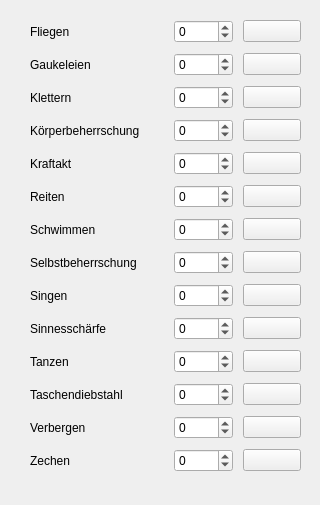
    <widget class="QWidget" name="tab">
     <attribute name="title">
      <string>Körpertalente</string>
     </attribute>
     <widget class="QWidget" name="gridLayoutWidget">
      <property name="geometry">
       <rect>
        <x>20</x>
        <y>10</y>
        <width>291</width>
        <height>486</height>
       </rect>
      </property>
      <layout class="QGridLayout" name="gridLayout">
       <property name="leftMargin">
        <number>10</number>
       </property>
       <property name="topMargin">
        <number>10</number>
       </property>
       <property name="rightMargin">
        <number>10</number>
       </property>
       <property name="bottomMargin">
        <number>10</number>
       </property>
       <property name="spacing">
        <number>10</number>
       </property>
       <item row="2" column="1">
        <widget class="QSpinBox" name="mod_klettern">
         <property name="minimum">
          <number>-50</number>
         </property>
         <property name="maximum">
          <number>50</number>
         </property>
        </widget>
       </item>
       <item row="1" column="0">
        <widget class="QLabel" name="label_5">
         <property name="text">
          <string>Gaukeleien                      </string>
         </property>
        </widget>
       </item>
       <item row="3" column="1">
        <widget class="QSpinBox" name="mod_koerperbeherrschung">
         <property name="minimum">
          <number>-50</number>
         </property>
         <property name="maximum">
          <number>50</number>
         </property>
        </widget>
       </item>
       <item row="7" column="0">
        <widget class="QLabel" name="label_11">
         <property name="text">
          <string>Selbstbeherrschung</string>
         </property>
        </widget>
       </item>
       <item row="12" column="1">
        <widget class="QSpinBox" name="mod_verbergen">
         <property name="minimum">
          <number>-50</number>
         </property>
         <property name="maximum">
          <number>50</number>
         </property>
        </widget>
       </item>
       <item row="5" column="0">
        <widget class="QLabel" name="label_9">
         <property name="text">
          <string>Reiten</string>
         </property>
        </widget>
       </item>
       <item row="13" column="1">
        <widget class="QSpinBox" name="mod_zechen">
         <property name="minimum">
          <number>-50</number>
         </property>
         <property name="maximum">
          <number>50</number>
         </property>
        </widget>
       </item>
       <item row="1" column="1">
        <widget class="QSpinBox" name="mod_gaukeleien">
         <property name="minimum">
          <number>-50</number>
         </property>
         <property name="maximum">
          <number>50</number>
         </property>
        </widget>
       </item>
       <item row="5" column="1">
        <widget class="QSpinBox" name="mod_reiten">
         <property name="minimum">
          <number>-50</number>
         </property>
         <property name="maximum">
          <number>50</number>
         </property>
        </widget>
       </item>
       <item row="8" column="0">
        <widget class="QLabel" name="label_12">
         <property name="text">
          <string>Singen</string>
         </property>
        </widget>
       </item>
       <item row="6" column="1">
        <widget class="QSpinBox" name="mod_schwimmen">
         <property name="minimum">
          <number>-50</number>
         </property>
         <property name="maximum">
          <number>50</number>
         </property>
        </widget>
       </item>
       <item row="0" column="0">
        <widget class="QLabel" name="label_4">
         <property name="text">
          <string>Fliegen</string>
         </property>
        </widget>
       </item>
       <item row="2" column="2">
        <widget class="QPushButton" name="btn_klettern">
         <property name="text">
          <string/>
         </property>
         <property name="icon">
          <iconset>
           <normaloff>dice.png</normaloff>dice.png</iconset>
         </property>
        </widget>
       </item>
       <item row="0" column="2">
        <widget class="QPushButton" name="btn_fliegen">
         <property name="text">
          <string/>
         </property>
         <property name="icon">
          <iconset>
           <normaloff>dice.png</normaloff>dice.png</iconset>
         </property>
        </widget>
       </item>
       <item row="10" column="0">
        <widget class="QLabel" name="label_14">
         <property name="text">
          <string>Tanzen</string>
         </property>
        </widget>
       </item>
       <item row="7" column="1">
        <widget class="QSpinBox" name="mod_selbstbeherrschung">
         <property name="minimum">
          <number>-50</number>
         </property>
         <property name="maximum">
          <number>50</number>
         </property>
        </widget>
       </item>
       <item row="1" column="2">
        <widget class="QPushButton" name="btn_gaukeleien">
         <property name="text">
          <string/>
         </property>
         <property name="icon">
          <iconset>
           <normaloff>dice.png</normaloff>dice.png</iconset>
         </property>
        </widget>
       </item>
       <item row="9" column="1">
        <widget class="QSpinBox" name="mod_sinnesschaerfe">
         <property name="minimum">
          <number>-50</number>
         </property>
         <property name="maximum">
          <number>50</number>
         </property>
        </widget>
       </item>
       <item row="12" column="0">
        <widget class="QLabel" name="label_16">
         <property name="text">
          <string>Verbergen</string>
         </property>
        </widget>
       </item>
       <item row="2" column="0">
        <widget class="QLabel" name="label_6">
         <property name="text">
          <string>Klettern                          </string>
         </property>
        </widget>
       </item>
       <item row="5" column="2">
        <widget class="QPushButton" name="btn_reiten">
         <property name="text">
          <string/>
         </property>
         <property name="icon">
          <iconset>
           <normaloff>dice.png</normaloff>dice.png</iconset>
         </property>
        </widget>
       </item>
       <item row="10" column="1">
        <widget class="QSpinBox" name="mod_tanzen">
         <property name="minimum">
          <number>-50</number>
         </property>
         <property name="maximum">
          <number>50</number>
         </property>
        </widget>
       </item>
       <item row="11" column="0">
        <widget class="QLabel" name="label_15">
         <property name="text">
          <string>Taschendiebstahl</string>
         </property>
        </widget>
       </item>
       <item row="6" column="0">
        <widget class="QLabel" name="label_10">
         <property name="text">
          <string>Schwimmen</string>
         </property>
        </widget>
       </item>
       <item row="11" column="1">
        <widget class="QSpinBox" name="mod_taschendiebstahl">
         <property name="minimum">
          <number>-50</number>
         </property>
         <property name="maximum">
          <number>50</number>
         </property>
        </widget>
       </item>
       <item row="0" column="1">
        <widget class="QSpinBox" name="mod_fliegen">
         <property name="minimum">
          <number>-50</number>
         </property>
         <property name="maximum">
          <number>50</number>
         </property>
        </widget>
       </item>
       <item row="3" column="0">
        <widget class="QLabel" name="label_7">
         <property name="text">
          <string>Körperbeherrschung      </string>
         </property>
        </widget>
       </item>
       <item row="4" column="0">
        <widget class="QLabel" name="label_8">
         <property name="text">
          <string>Kraftakt                          </string>
         </property>
        </widget>
       </item>
       <item row="13" column="0">
        <widget class="QLabel" name="label_17">
         <property name="text">
          <string>Zechen</string>
         </property>
        </widget>
       </item>
       <item row="8" column="1">
        <widget class="QSpinBox" name="mod_singen">
         <property name="minimum">
          <number>-50</number>
         </property>
         <property name="maximum">
          <number>50</number>
         </property>
        </widget>
       </item>
       <item row="9" column="0">
        <widget class="QLabel" name="label_13">
         <property name="text">
          <string>Sinnesschärfe</string>
         </property>
        </widget>
       </item>
       <item row="4" column="1">
        <widget class="QSpinBox" name="mod_kraftakt">
         <property name="minimum">
          <number>-50</number>
         </property>
         <property name="maximum">
          <number>50</number>
         </property>
        </widget>
       </item>
       <item row="3" column="2">
        <widget class="QPushButton" name="btn_koerperbeherrschung">
         <property name="text">
          <string/>
         </property>
         <property name="icon">
          <iconset>
           <normaloff>dice.png</normaloff>dice.png</iconset>
         </property>
        </widget>
       </item>
       <item row="6" column="2">
        <widget class="QPushButton" name="btn_schwimmen">
         <property name="text">
          <string/>
         </property>
         <property name="icon">
          <iconset>
           <normaloff>dice.png</normaloff>dice.png</iconset>
         </property>
        </widget>
       </item>
       <item row="7" column="2">
        <widget class="QPushButton" name="btn_selbstbeherrschung">
         <property name="text">
          <string/>
         </property>
         <property name="icon">
          <iconset>
           <normaloff>dice.png</normaloff>dice.png</iconset>
         </property>
        </widget>
       </item>
       <item row="8" column="2">
        <widget class="QPushButton" name="btn_singen">
         <property name="text">
          <string/>
         </property>
         <property name="icon">
          <iconset>
           <normaloff>dice.png</normaloff>dice.png</iconset>
         </property>
        </widget>
       </item>
       <item row="9" column="2">
        <widget class="QPushButton" name="btn_sinnesschaerfe">
         <property name="text">
          <string/>
         </property>
         <property name="icon">
          <iconset>
           <normaloff>dice.png</normaloff>dice.png</iconset>
         </property>
        </widget>
       </item>
       <item row="10" column="2">
        <widget class="QPushButton" name="btn_tanzen">
         <property name="text">
          <string/>
         </property>
         <property name="icon">
          <iconset>
           <normaloff>dice.png</normaloff>dice.png</iconset>
         </property>
        </widget>
       </item>
       <item row="11" column="2">
        <widget class="QPushButton" name="btn_taschendiebstahl">
         <property name="text">
          <string/>
         </property>
         <property name="icon">
          <iconset>
           <normaloff>dice.png</normaloff>dice.png</iconset>
         </property>
        </widget>
       </item>
       <item row="12" column="2">
        <widget class="QPushButton" name="btn_verbergen">
         <property name="text">
          <string/>
         </property>
         <property name="icon">
          <iconset>
           <normaloff>dice.png</normaloff>dice.png</iconset>
         </property>
        </widget>
       </item>
       <item row="13" column="2">
        <widget class="QPushButton" name="btn_zechen">
         <property name="text">
          <string/>
         </property>
         <property name="icon">
          <iconset>
           <normaloff>dice.png</normaloff>dice.png</iconset>
         </property>
        </widget>
       </item>
       <item row="4" column="2">
        <widget class="QPushButton" name="btn_kraftakt">
         <property name="text">
          <string/>
         </property>
         <property name="icon">
          <iconset>
           <normaloff>dice.png</normaloff>dice.png</iconset>
         </property>
        </widget>
       </item>
      </layout>
     </widget>
    </widget>
